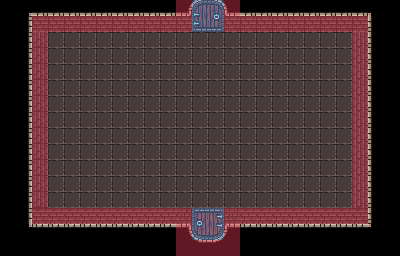

Rendered tile map (Tiled .tmx) drawn with the repository's tilesets; below, a short description and the map source with its tile grids summarised:
An orthogonal 25x16 tile map with 16x16 px tiles, 3 tile layers (Tile Layer 1, wall meta, door meta), 2 tilesets.

<map version="1.8" tiledversion="1.8.4" orientation="orthogonal" renderorder="right-down" width="25" height="16" tilewidth="16" tileheight="16" infinite="0" nextlayerid="5" nextobjectid="1">
 <tileset firstgid="1" source="0x72_DungeonTilesetII_v1.4.tsx" />
 <tileset firstgid="1025" source="MetaSet.tsx" />
 <layer id="1" name="Tile Layer 1" width="25" height="16">
  <data>[400 cells, 349 non-empty, 17 distinct tile ids]</data>
 </layer>
 <layer id="3" name="wall meta" width="25" height="16" opacity="0.4">
  <data>[400 cells, 68 non-empty, 1 distinct tile ids]</data>
 </layer>
 <layer id="4" name="door meta" width="25" height="16" opacity="0.4">
  <data>[400 cells, 8 non-empty, 1 distinct tile ids]</data>
 </layer>
</map>
